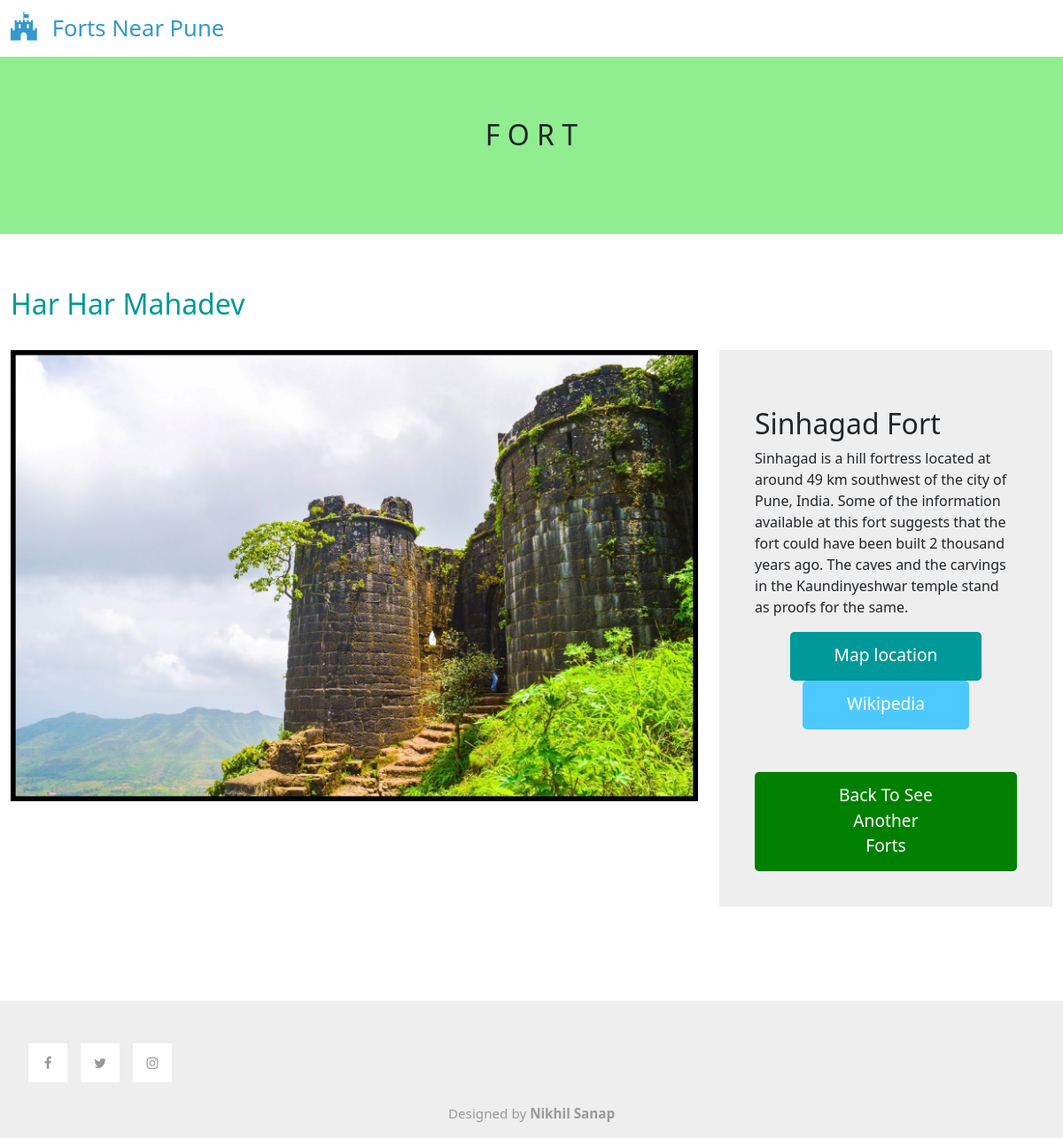
Screenshot of /forts/fort_detail/1 with the database file from the repository.
### fort/models.py (models this page shows, shortened)
class fort(models.Model):
    f_id = models.AutoField(primary_key=True)
    name = models.CharField(max_length=100)
    img = models.ImageField(upload_to='pics')
    add = models.CharField(max_length=255)
    add3d = models.CharField(max_length=255)
    info = models.TextField()

### fort/views.py (the view)
# urls.py: path('forts/fort_detail/<int:pk>', views.fort_detail, name='fort_detail'),
def fort_detail(request, pk):
    killa = fort.objects.get(f_id=pk)
    return render(request,'fort-detail.html', {'killa':killa})

### templates/fort-detail.html (shortened to what this page needs)
{% load static %}
<html lang="en">
<head>
    <link rel="stylesheet" href="{% static 'css/bootstrap.min.css' %}">
    <link rel="stylesheet" href="{% static 'css/all.min.css' %}">
    <link rel="stylesheet" href="{% static 'css/templatemo-style.css' %}">
	<link rel='stylesheet' href='https://cdnjs.cloudflare.com/ajax/libs/font-awesome/4.7.0/css/font-awesome.min.css'>
</head>
<body>
    <nav class="navbar navbar-expand-lg">
        <div class="container-fluid">
            <a class="navbar-brand" href="\forts">
                <i class="fa fa-fort-awesome mr-2" aria-hidden="true"></i>
                Forts Near Pune
            </a>
        </div>
    </nav>
    <div class="tm-hero d-flex justify-content-center align-items-center" style="background-color:lightgreen" data-parallax="scroll">
        <form>
            <h2>
			    <span>F</span>
		    	<span>O</span>
	    		<span>R</span>
    			<span>T</span>
		    </h2>
        </form>
    </div>
    <div class="container-fluid tm-container-content tm-mt-60">
        <div class="row mb-4">
            <h2 class="col-12 tm-text-primary">Har Har Mahadev</h2>
        </div>
        <div class="row tm-mb-90">
            <div class="col-xl-8 col-lg-7 col-md-6 col-sm-12">
                <img src="{{killa.img.url}}" alt="Image" class="img-fluid">
            </div>
            <div class="col-xl-4 col-lg-5 col-md-6 col-sm-12">
                <div class="tm-bg-gray tm-video-details">
                    <p class="mb-4">
                        <h2>{{killa.name}}</h2>
                        {{killa.info}}
                    </p>
                    <div class="text-center mb-5">
                        <a href="{{killa.add}}" class="btn btn-primary tm-btn-small">Map location</a><br>
                        <a href="{{killa.add3d}}" class="btn btn-primary tm-btn-small" style="background-color:#4DC9FF">Wikipedia</a>
                    </div>
                    <a href="\forts" class="btn btn-primary tm-btn-big" style="background-color:green">Back To See Another Forts</a><br>
                </div>
            </div>
        </div>
    </div>
    <footer class="tm-bg-gray pt-5 pb-3 tm-text-gray tm-footer">
                <div class="tm-social-links">
					<ul class="d-flex">
                        <li class="mb-2"><a href="https://www.facebook.com/nikhil.sanap.520/"><i class="fa fa-facebook"></i></a></li>
                        <li class="mb-2"><a href="https://twitter.com/NikhilSanap10?t=sOW_jasFcF7ij0FuYwhwCw&s=09"><i class="fa fa-twitter"></i></a></li>
                        <li class="mb-2"><a href="https://www.instagram.com/nikhil_sanap_007/"><i class="fa fa-instagram"></i></a></li>
                    </ul>
                </div>
				<div class="text-center">
                    Designed by <a class="tm-text-gray" rel="sponsored" target="_parent"><b>Nikhil Sanap</b></a>
                </div>
    </footer>
</body>
</html>

### static/css/templatemo-style.css (style rules this page uses)
p { line-height: 1.8; }
a { text-decoration: none; transition: all 0.3s ease; }
.container-fluid { max-width: 1770px; }
.btn { border-radius: 0; }
.btn-primary { background-color: #009999; border: 0; border-radius: 5px; padding: 12px 50px 14px; font-size: 1.2rem; }
.tm-btn-big { padding: 12px 90px 14px; }
.navbar-brand { color: #3399CC; font-size: 1.6rem; }
.navbar-brand i { font-size: 2rem; }
.tm-hero { min-height: 200px; background: transparent; }
.tm-mt-60 { margin-top: 60px; }
.tm-mb-90 { margin-bottom: 90px; }
.tm-text-primary { color: #009999; }
.tm-bg-gray { background-color: #EEEEEE; }
p, .tm-text-gray { color: #999; }
.tm-social-links li { list-style: none; margin-right: 15px; }
.tm-social-links li:last-child { margin-right: 0; }
.tm-social-links li a { color: #999999; width: 44px; height: 44px; display: flex; background-color: #fff; align-items: center; justify-content: center; }
.tm-footer { font-size: 0.95rem; }
.tm-video-details { height: 100%; padding: 40px; }

### rows the page displays
fort: img (picture), name "Sinhagad Fort", info "Sinhagad is a hill fortress located at around 49 km southwest of the city of Pune, India. Some of the information available at this fort suggests that the fort could have been built 2 thousand years ago. The caves and the carvings in the Kaundinyeshwar temple stand as proofs for the same."
